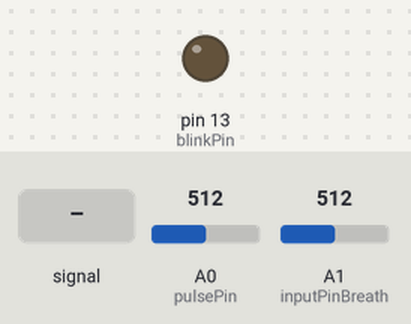
The sketch below on a simulated Arduino Uno, built with avr-gcc and run on an emulated ATmega328P. Shown: output pins drawn as LEDs (lit = HIGH). The test bench sets the inputs (shaded band); at power-on: A0 (pulsePin) = 512, A1 (inputPinBreath) = 512. What the sketch prints to the serial monitor is not drawn.

Above: at 1.2 s.
1.3 s: A0 (pulsePin) fed a 200 Hz sine of ±81 counts around its level
4.3 s: A0 (pulsePin) set to 535
At 5.5 s:
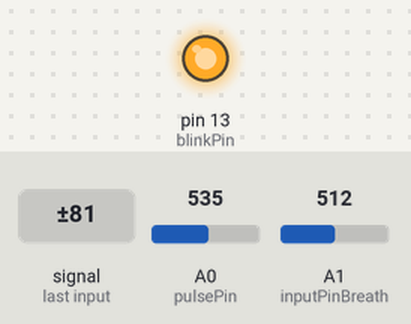
5.9 s: A0 (pulsePin) set to 521
7.4 s: A0 (pulsePin) set to 505
At 8.2 s:
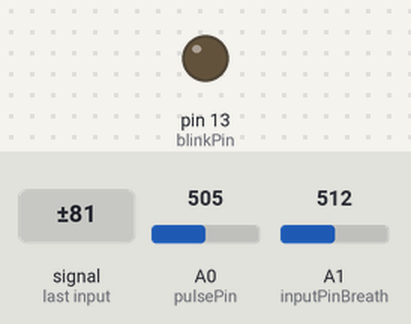
8.9 s: A0 (pulsePin) set to 522
At 9.7 s:
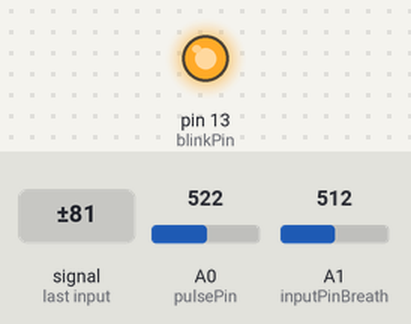
Timing chart, 0 to 11.4 s (numbered marks = the images above; inputs shaded):
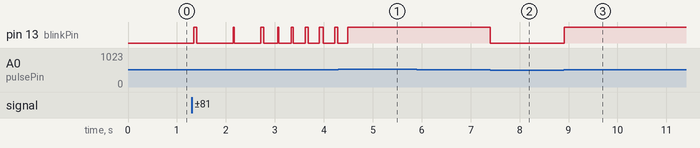

The sketch:

insula_v1.ino
```cpp
int blinkPin = 13;        // pin to blink led at  beat
int delayVal = 20;

bool ChuckOn = true;
bool breathOn = true;
bool pulseOn = true;
bool emgOn = false;

//======================SETUP==================================================
void setup(){
  pinMode(blinkPin,OUTPUT);       // pin that will blink to your heartbeat!
  Serial.begin(115200);
  setup_breath();
  //setup_emg();
}

//======================LOOP==================================================
void loop(){
  if (ChuckOn == true){
    Serial.print(100);        //for spot checking ChucK
    Serial.print(",");
  }

  //-----BREATH------
  if (breathOn == true){
    breath_processing();      //ALWAYS ON run breath-rate signal processing no print
    breathBool();             //prints boolean of breath inhale(1) exhale(0)
    //breathAvg();              //prints avg of raw data
    //breathSlope();          //prints slope of data
    Serial.print(",");
  }

  //-----PULSE-----
  if (pulseOn == true){
    pulseBool();              //print boolean (1) when pulse detected
    pulse_processing();       //ALWAYS ON run pulse-rate signal processing no print
    //rawPulseSignal();       //prints raw pulse signal data
    //beatOnOff();            //for plotting visibility
    //Serial.println();       //COMMENT IF USING "printOnBeats()"
    //printOnBeats();         //only print biodata when beat is detected
    //Serial.print(",");
  }

  //-----EMG ------
  if (emgOn == true){
    //emg_processing();
  }

  Serial.println();
  delay(delayVal);
}
```

breathProcessing.ino
```cpp
//Smoothing Function for Breath Rate: inhale (1) vs exhale (0)
//--------------------------- BREATH RATE GLOBAL VARIABLES ---------------------
const int numReadingsBreath = 40;                  // number of samples to average over. Magnitude inversley correlated to processing speed.
const float arraySize =  float(numReadingsBreath);   //float for more percise division
float inputPinBreath = A1;
const float slopeThreshold = 0.10;            //slope detection (divisible by numReadingsBreath)

float readingsBreath[numReadingsBreath];        // the readings from the analog input
int readIndexBreath = 0;                       // the index of the current reading
float totalBreath = 0.0;                        // the running total
float averageBreath = 0.0;                     // the average
float slopeBreath = 0.0;
int  breathOutput = 0;

//------------------------------setup ------------------------------------------
void setup_breath(){
  //intialize smoothing function
  for (int thisReadingBreath = 0; thisReadingBreath < numReadingsBreath; thisReadingBreath++) {
    readingsBreath[thisReadingBreath] = 0;
  }
}

//---------------------------printing -----------------------------------------
void breathBool(){
  //Serial.print("B");                      //Uncomment for Processing, comment for Arduino plotting
  Serial.print(breathOutput);
}

void breathAvg(){
  //Serial.print("B");                      //Uncomment for Processing, comment for Arduino plotting
  Serial.print(averageBreath);
}

void breathSlope(){
  //Serial.print("B");                      //Uncomment for Processing, comment for Arduino plotting
  Serial.print(slopeBreath);
}

//----------------------------breath signal processing ----------------------
void breath_processing(){
  totalBreath = totalBreath - readingsBreath[readIndexBreath];        // subtract the last reading:
  readingsBreath[readIndexBreath] = analogRead(inputPinBreath);      // read from the sensor:
  totalBreath = totalBreath + readingsBreath[readIndexBreath];      // add the reading to the total:

  if (readIndexBreath >= numReadingsBreath-1) {                     // if we're at the end of the array...
    slopeBreath = (readingsBreath[readIndexBreath]-readingsBreath[0])/arraySize;
    readIndexBreath = 0;                                        // ...wrap around to the beginning:
  }
  else{
    slopeBreath = (readingsBreath[readIndexBreath]-readingsBreath[readIndexBreath+1])/arraySize;
    readIndexBreath = readIndexBreath + 1;                           // advance to the next position in the array:
  }

  averageBreath = totalBreath / arraySize;            // calculate the average:
  //Serial.println(averageBreath);                    // get breath rate curve for troubleshooting/plotting

  if (slopeBreath >= slopeThreshold) {                // boolean of inhale (1)
     breathOutput = 0;                                //if slope is between -0.1 & 0.1 (high noise) just keep old value
  }
  else if (slopeBreath <= -1*slopeThreshold){         // boolean of exhale (0)
      breathOutput = 1;
  }
  else {
    breathOutput = breathOutput;
  }
  //slopeBreath *= 100.0;
}
```

emgProcessing.ino
```cpp
//EMG Incremental Thresholds
//---------------------------EMG GLOBAL VARIABLES---------------------------------
const int numReadingsEMG = 10;               //number of samples to average over. Magnitude inversley correlated to processing speed.
float inputPinEMG = A2;

float readingsEMG[10];                       // the readings from the analog input
int readIndexEMG= 0;                        // the index of the current reading
float totalEMG = 0;                        // the running total
float averageEMG = 0;                     // the average of the signal

float normalizedEMG = 0;                 //normalization of EMG at rest
float readingEMG = 0;                   //current reading
int flexTimeEMG = 0;
int ratioEMG = 0;                      //ratio between current reading and normalized rest
float maxEMG = 0;                     //max reading of flexion
int maxRatioEMG = 0;
int percentTotalEMG = 0;

//--------------------------------emg setup --------------------------------------
void setup_emg()
{
  for (int thisReadingEMG = 0; thisReadingEMG < numReadingsEMG; thisReadingEMG++) {  // initialize all the readings to 0:
    readingsEMG[thisReadingEMG] = 0;
  }
  Serial.println("P---Relax Arm---");
  delay(200); // delay 0.2 second

  for (int i=0; i <= 50; i++) {                   // get average of arm at rest to normalize for thresholding
    readingEMG = analogRead(inputPinEMG);
    normalizedEMG = normalizedEMG + readingEMG;
    delay(30);
  }
  normalizedEMG = normalizedEMG/50;                // average of rest period's 50 data points
  //Serial.print("rest value: ");
  //Serial.println(normalizedEMG);
  Serial.println("P---EMG Normalized---");
  Serial.println("P---Flex Now ---");               //get maximum reading from flexion for comparison

  flexTimeEMG = millis();                           //calibrate: user flexes an we get maximum reading of a flexion
  while(millis() < flexTimeEMG+2000){
    readingEMG = analogRead(inputPinEMG);
    if (readingEMG > maxEMG){
      maxEMG = readingEMG;
    }
  }
  //Serial.print("Max EMG Value: ");
  //Serial.println(maxEMG);
  maxRatioEMG = maxEMG/normalizedEMG;
  //Serial.print("Max EMG Ratio: ");
  //Serial.println(maxRatioEMG);
  Serial.println("Intialization complete");
  delay(1000);
}

//----------------------------------emg signal processing --------------------------------
void emg_processing(){
  totalEMG = totalEMG - readingsEMG[readIndexEMG];            // SMOOTHING FUNCTION -- subtract the last reading:
  readingsEMG[readIndexEMG] = analogRead(inputPinEMG);       // read from the sensor:
  totalEMG = totalEMG + readingsEMG[readIndexEMG];          // add the reading to the total:
  readIndexEMG = readIndexEMG + 1;                         // advance to the next position in the array:
  if (readIndexEMG >= numReadingsEMG) {                   // if we're at the end of the array...
    readIndexEMG = 0;                                    // ...wrap around to the beginning:
  }
  averageEMG = totalEMG / numReadingsEMG;                  // calculate the average:
  ratioEMG = averageEMG/ normalizedEMG;                   // ratio between current reading and rest
  percentTotalEMG = ratioEMG*100/maxRatioEMG;           // percent of current flex/maximum flex in intialization

  //Serial.print("E");                               //Uncomment for Processing, comment for Arduino plotting
  //Serial.println(averageEMG);                   // for troubleshooting/plotting
  //Serial.println(ratioEMG);                    // for troubleshooting/plotting
  Serial.println(percentTotalEMG);
}
```

pulseProcessing.ino
```cpp
int pulsePin = A0;
//-----------------------SIGNAL PROCESS VARIABLES --------------------------------------
int BPM;
int Signal;                // raw data
int IBI = 600;             // interbeat interval, must be seeded
boolean Pulse = false;     // "True" when User's live heartbeat is detected. "False" when not a "live beat".
boolean QS = false;        // absolute beat detector
int QSvis = 0;             //for plotting visibility

volatile int rate[10];                    // array to hold last ten IBI values
volatile unsigned long sampleCounter = 0;          // used to determine pulse timing
volatile unsigned long lastBeatTime = 0;           // used to find IBI
volatile int P =512;                      // used to find peak in pulse wave, seeded
volatile int T = 512;                     // used to find trough in pulse wave, seeded
volatile int thresh = 525;                // used to find instant moment of heart beat, seeded
volatile int amp = 100;                   // used to hold amplitude of pulse waveform, seeded
volatile boolean firstBeat = true;        // used to seed rate array so we startup with reasonable BPM
volatile boolean secondBeat = false;      // used to seed rate array so we startup with reasonable BPM

//--------------------PRINTING FUCTIONS ----------------------------------------
void rawPulseSignal(){
  //Serial.print('S');
  Serial.print(Signal); //RAW SIGNAL
  Serial.print(",");
}
void pulseBool(){
  Serial.print(QS);              //boolean of pulse detection
}

void beatOnOff(){
  Serial.print(QSvis);        //just output beat detection
  Serial.print(",");
}

  void printOnBeats(){
  if (QS == true){                // beat found, BPM and IBI determined
    Serial.print(millis());       //elapsed time
    Serial.print(",");
    //Serial.print("BPM: ");
    Serial.print(BPM); //HEART RATE
    Serial.print(",");
    //Serial.print(" IBI: ");
    Serial.println(IBI); //INTERBEAT INTERVAL
  }
}

//----------------------PULSE SIGNAL PROCESSING (MAGIC HAPPENS HERE)--------------------------------
void pulse_processing(){
  QS = false;                  //reset for next beat
  QSvis = 0;                   //reset

  Signal = analogRead(pulsePin);              // Pulse Sensor raw data
  sampleCounter = millis();                   //time passed (ms) since program stared
  int N = sampleCounter - lastBeatTime;       // monitor the time since the last beat to avoid noise

//----------find the peak and trough of the pulse wave----------
  if(Signal < thresh && N > (IBI/5)*3){       // avoid dichrotic noise by waiting 3/5 of last IBI
    if (Signal < T){                          // (T) lowest point in pulse wave
      T = Signal;                             // keep track of
    }
  }

  if(Signal > thresh && Signal > P){        // thresh condition helps avoid noise
    P = Signal;                             // (P) highest point in pulse wave
  }

//----------heart beat detection ----------
  // signal surges up in value every time there is a pulse
  if (N > 250){                                   // avoid high frequency noise
    if ( (Signal > thresh) && (Pulse == false) && (N > (IBI/5)*3) ){
      Pulse = true;                               // set the Pulse flag when we think there is a pulse
      digitalWrite(blinkPin,HIGH);                // turn on pin 13 LED
      IBI = sampleCounter - lastBeatTime;         // measure time between beats in mS
      lastBeatTime = sampleCounter;               // keep track of time for next pulse

//----------ensure we have realistic BPM value on startup -----------
      if(secondBeat){                        // if this is the second beat, if secondBeat == TRUE
        secondBeat = false;                  // clear secondBeat flag
        for(int i=0; i<=9; i++){             // seed the running total to get a realisitic BPM at startup
          rate[i] = IBI;
        }
      }

      if(firstBeat){                         // if it's the first time we found a beat, if firstBeat == TRUE
        firstBeat = false;                   // clear firstBeat flag
        secondBeat = true;                   // set the second beat flag
        return;                              // IBI value is unreliable so discard it
      }


//----------calculate BPM!! -----------------------------
      word runningTotal = 0;                  // clear the runningTotal variable of the last 10 IBI values
      for(int i=0; i<=8; i++){                // shift data in the rate array
        rate[i] = rate[i+1];                  // and drop the oldest IBI value
        runningTotal += rate[i];              // add up the 9 oldest IBI values
      }

      rate[9] = IBI;                          // add the newest IBI to  rate array
      runningTotal += rate[9];                // add the newest IBI to runningTotal
      runningTotal /= 10;                     // average the last 10 IBI values
      BPM = 60000/runningTotal;               // how many beats can fit into a minute (60k ms)? that's BPM!
      QS = true;                              // flag for beat detection
      QSvis = 100;                            // and one for plotter visibility!
      // NOTE: QS/vis FLAG IS NOT CLEARED INSIDE THIS ISR
    }
  }

//----------end of beat -------------------------------
  if (Signal < thresh && Pulse == true){   // when the values are going down, the beat/party is over
    digitalWrite(blinkPin,LOW);            // turn off pin 13 LED
    Pulse = false;                         // reset the Pulse flag so we can do it again
    amp = P - T;                           // get amplitude of the pulse wave
    thresh = amp/2 + T;                    // set thresh at 50% of the amplitude
    P = thresh;                            // reset these for next time
    T = thresh;
  }

//----------lack of beat? reset variables to start seed  -------------------
  if (N > 2500){                           // if 2.5 seconds go by without a beat
    thresh = 512;                          // set thresh default
    P = 512;                               // set P default
    T = 512;                               // set T default
    lastBeatTime = sampleCounter;          // bring the lastBeatTime up to date
    firstBeat = true;                      // set these to avoid noise
    secondBeat = false;                    // when we get the heartbeat back
  }
}

/*
 USING CODE FROM PULSESENSOR.COM :-)
 KEPT:
 signal processing algorithm

 CHANGES:
 organized and commented
 got rid of Interupt service routine to be compatible with other programs I was running
 used milis() to ensure proper timing of BPM and IBI
*/
```

Measured:
- the behaviour switches between 513 and 512 on A0 (pulsePin) (found by bisection; images 1 and 2)
- after the input at 4.3 s, pin 13 (blinkPin): goes on until 4.5 s, then stays HIGH
- after the input at 5.9 s, every drawn part: stays the same
- after the input at 7.4 s, pin 13 (blinkPin): HIGH → LOW at once
- after the input at 8.9 s, pin 13 (blinkPin): LOW → HIGH at once
